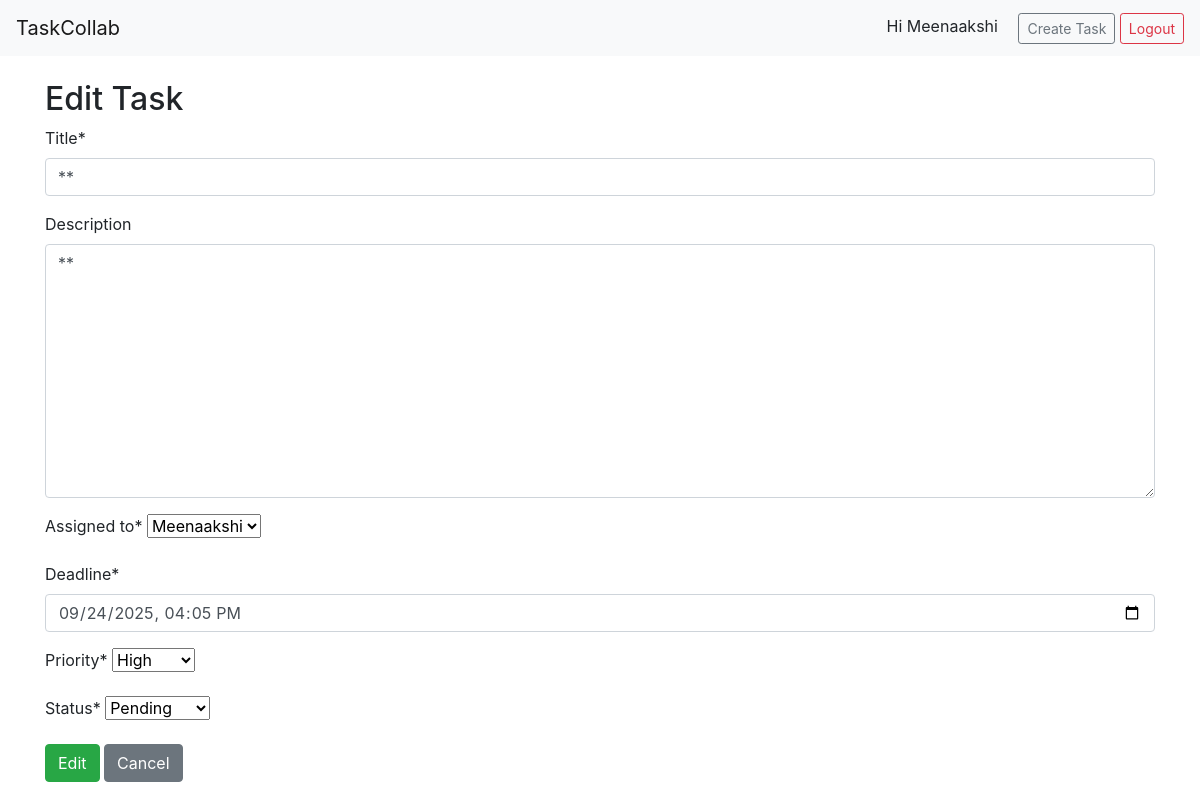
Screenshot of /tasks/3/edit/ (signed in) with the database file from the repository.
### tasks/models.py (models this page shows, shortened)
class Task(models.Model):
    title = models.CharField(max_length=200)
    description = models.TextField(blank=True)
    created_by = models.ForeignKey(User, related_name="created_tasks", on_delete=models.CASCADE)
    assigned_to = models.ForeignKey(User, related_name="assigned_tasks", on_delete=models.CASCADE)
    deadline = models.DateTimeField()
    priority = models.CharField(max_length=10, choices=PRIORITY_CHOICES, default="medium")
    status = models.CharField(max_length=10, choices=STATUS_CHOICES, default="pending")
    created_at = models.DateTimeField(default=timezone.now, editable=False)
    updated_at = models.DateTimeField(auto_now=True)

### tasks/views.py (the view)
# urls.py: path("tasks/<int:pk>/edit/", views.task_edit, name="task_edit"),
@login_required
def task_edit(request, pk):
    task = get_object_or_404(Task, pk=pk)
    if request.user != task.created_by and request.user != task.assigned_to:
        return redirect("tasks:dashboard")
    if request.method == "POST":
        form = TaskForm(request.POST, instance=task)
        if form.is_valid():
            form.save()
            return redirect("tasks:dashboard")
    else:
        form = TaskForm(instance=task)
    return render(request, "tasks/task_form.html", {"form": form, "action": "Edit"})

### tasks/forms.py
class TaskForm(forms.ModelForm):
    deadline = forms.DateTimeField(
        widget=forms.DateTimeInput(attrs={"type": "datetime-local"}),
        input_formats=["%Y-%m-%dT%H:%M"],
    )
    class Meta:
        model = Task
        fields = ("title", "description", "assigned_to", "deadline", "priority", "status")

### tasks/templates/tasks/task_form.html (shortened to what this page needs)
{% extends "tasks/base.html" %}
{% load crispy_forms_tags %}
{% block content %}
  <h2>{{ action }} Task</h2>
  <form method="post">
    {{ form|crispy }}
    <button class="btn btn-success">{{ action }}</button>
    <a href="{% url 'tasks:dashboard' %}" class="btn btn-secondary">Cancel</a>
  </form>
{% endblock %}

### tasks/templates/tasks/base.html (shortened to what this page needs)
<!doctype html>
<html>
<head>
    <link href="https://cdn.jsdelivr.net/npm/bootstrap@4.6.2/dist/css/bootstrap.min.css" rel="stylesheet">
</head>
<body>
    <nav class="navbar navbar-expand-lg navbar-light bg-light">
        <a class="navbar-brand" href="{% url 'tasks:dashboard' %}">TaskCollab</a>
        <div class="ml-auto">
            {% if user.is_authenticated %}
                <span class="mr-3">Hi {{ user.username }}</span>
                <a class="btn btn-outline-secondary btn-sm" href="{% url 'tasks:task_create' %}">Create Task</a>
                <a class="btn btn-outline-danger btn-sm" href="{% url 'tasks:logout' %}">Logout</a>
            {% else %}
                <a class="btn btn-outline-primary btn-sm" href="{% url 'tasks:login' %}">Login</a>
                <a class="btn btn-outline-success btn-sm" href="{% url 'tasks:signup' %}">Sign up</a>
            {% endif %}
        </div>
    </nav>
    <div class="container mt-4">
        {% block content %}{% endblock %}
    </div>
</body>
</html>

### rows the page displays
Task: title "**", description "**", assigned_to "Meenaakshi", deadline "09/24/2025 16:05", priority "High", status "Pending"

### other values shown
{{ user.username }} "Meenaakshi"
{{ action }} "Edit"
